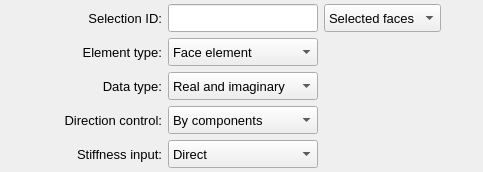
       <widget class="QFrame" name="frame_4">
        <property name="minimumSize">
         <size>
          <width>360</width>
          <height>160</height>
         </size>
        </property>
        <property name="maximumSize">
         <size>
          <width>16777215</width>
          <height>16777215</height>
         </size>
        </property>
        <property name="frameShape">
         <enum>QFrame::Shape::NoFrame</enum>
        </property>
        <property name="frameShadow">
         <enum>QFrame::Shadow::Raised</enum>
        </property>
        <layout class="QGridLayout" name="gridLayout_5">
         <property name="leftMargin">
          <number>2</number>
         </property>
         <property name="topMargin">
          <number>4</number>
         </property>
         <property name="rightMargin">
          <number>2</number>
         </property>
         <property name="bottomMargin">
          <number>4</number>
         </property>
         <property name="spacing">
          <number>6</number>
         </property>
         <item row="3" column="2">
          <widget class="QComboBox" name="comboBox_direction_control">
           <property name="minimumSize">
            <size>
             <width>0</width>
             <height>28</height>
            </size>
           </property>
           <property name="maximumSize">
            <size>
             <width>16777215</width>
             <height>28</height>
            </size>
           </property>
           <property name="font">
            <font>
             <pointsize>10</pointsize>
             <bold>false</bold>
            </font>
           </property>
           <item>
            <property name="text">
             <string>By components</string>
            </property>
           </item>
           <item>
            <property name="text">
             <string>By normal</string>
            </property>
           </item>
          </widget>
         </item>
         <item row="1" column="1">
          <widget class="QLabel" name="label_3">
           <property name="minimumSize">
            <size>
             <width>120</width>
             <height>28</height>
            </size>
           </property>
           <property name="maximumSize">
            <size>
             <width>120</width>
             <height>28</height>
            </size>
           </property>
           <property name="font">
            <font>
             <family>MS Shell Dlg 2</family>
             <pointsize>10</pointsize>
             <italic>false</italic>
             <bold>false</bold>
            </font>
           </property>
           <property name="text">
            <string>Element type:</string>
           </property>
           <property name="alignment">
            <set>Qt::AlignmentFlag::AlignRight|Qt::AlignmentFlag::AlignTrailing|Qt::AlignmentFlag::AlignVCenter</set>
           </property>
          </widget>
         </item>
         <item row="2" column="1">
          <widget class="QLabel" name="label_7">
           <property name="minimumSize">
            <size>
             <width>120</width>
             <height>28</height>
            </size>
           </property>
           <property name="maximumSize">
            <size>
             <width>120</width>
             <height>28</height>
            </size>
           </property>
           <property name="font">
            <font>
             <family>MS Shell Dlg 2</family>
             <pointsize>10</pointsize>
             <italic>false</italic>
             <bold>false</bold>
            </font>
           </property>
           <property name="text">
            <string>Data type:</string>
           </property>
           <property name="alignment">
            <set>Qt::AlignmentFlag::AlignRight|Qt::AlignmentFlag::AlignTrailing|Qt::AlignmentFlag::AlignVCenter</set>
           </property>
          </widget>
         </item>
         <item row="0" column="3">
          <widget class="QComboBox" name="comboBox_assignment_type">
           <property name="minimumSize">
            <size>
             <width>0</width>
             <height>28</height>
            </size>
           </property>
           <property name="maximumSize">
            <size>
             <width>16777215</width>
             <height>28</height>
            </size>
           </property>
           <property name="font">
            <font>
             <pointsize>10</pointsize>
             <bold>false</bold>
            </font>
           </property>
           <item>
            <property name="text">
             <string>Selected faces</string>
            </property>
           </item>
           <item>
            <property name="text">
             <string>Selected lines</string>
            </property>
           </item>
          </widget>
         </item>
         <item row="0" column="1">
          <widget class="QLabel" name="label_2">
           <property name="minimumSize">
            <size>
             <width>120</width>
             <height>28</height>
            </size>
           </property>
           <property name="maximumSize">
            <size>
             <width>120</width>
             <height>28</height>
            </size>
           </property>
           <property name="font">
            <font>
             <family>MS Shell Dlg 2</family>
             <pointsize>10</pointsize>
             <italic>false</italic>
             <bold>false</bold>
            </font>
           </property>
           <property name="text">
            <string>Selection ID:</string>
           </property>
           <property name="alignment">
            <set>Qt::AlignmentFlag::AlignRight|Qt::AlignmentFlag::AlignTrailing|Qt::AlignmentFlag::AlignVCenter</set>
           </property>
          </widget>
         </item>
         <item row="0" column="2">
          <widget class="QLineEdit" name="lineEdit_selection_id">
           <property name="minimumSize">
            <size>
             <width>150</width>
             <height>28</height>
            </size>
           </property>
           <property name="maximumSize">
            <size>
             <width>150</width>
             <height>28</height>
            </size>
           </property>
           <property name="font">
            <font>
             <family>MS Shell Dlg 2</family>
             <pointsize>10</pointsize>
             <italic>false</italic>
             <bold>false</bold>
            </font>
           </property>
           <property name="focusPolicy">
            <enum>Qt::FocusPolicy::ClickFocus</enum>
           </property>
           <property name="styleSheet">
            <string notr="true"/>
           </property>
           <property name="alignment">
            <set>Qt::AlignmentFlag::AlignCenter</set>
           </property>
          </widget>
         </item>
         <item row="0" column="4">
          <spacer name="horizontalSpacer_9">
           <property name="orientation">
            <enum>Qt::Orientation::Horizontal</enum>
           </property>
           <property name="sizeHint" stdset="0">
            <size>
             <width>40</width>
             <height>20</height>
            </size>
           </property>
          </spacer>
         </item>
         <item row="3" column="1">
          <widget class="QLabel" name="label_8">
           <property name="minimumSize">
            <size>
             <width>120</width>
             <height>28</height>
            </size>
           </property>
           <property name="maximumSize">
            <size>
             <width>120</width>
             <height>28</height>
            </size>
           </property>
           <property name="font">
            <font>
             <family>MS Shell Dlg 2</family>
             <pointsize>10</pointsize>
             <italic>false</italic>
             <bold>false</bold>
            </font>
           </property>
           <property name="text">
            <string>Direction control:</string>
           </property>
           <property name="alignment">
            <set>Qt::AlignmentFlag::AlignRight|Qt::AlignmentFlag::AlignTrailing|Qt::AlignmentFlag::AlignVCenter</set>
           </property>
          </widget>
         </item>
         <item row="0" column="0">
          <spacer name="horizontalSpacer_6">
           <property name="orientation">
            <enum>Qt::Orientation::Horizontal</enum>
           </property>
           <property name="sizeHint" stdset="0">
            <size>
             <width>40</width>
             <height>20</height>
            </size>
           </property>
          </spacer>
         </item>
         <item row="1" column="2">
          <widget class="QComboBox" name="comboBox_element_type">
           <property name="minimumSize">
            <size>
             <width>150</width>
             <height>28</height>
            </size>
           </property>
           <property name="maximumSize">
            <size>
             <width>150</width>
             <height>28</height>
            </size>
           </property>
           <property name="font">
            <font>
             <pointsize>10</pointsize>
             <bold>false</bold>
            </font>
           </property>
           <item>
            <property name="text">
             <string>Face element</string>
            </property>
           </item>
           <item>
            <property name="text">
             <string>Solid element</string>
            </property>
           </item>
          </widget>
         </item>
         <item row="2" column="2">
          <widget class="QComboBox" name="comboBox_data_type">
           <property name="minimumSize">
            <size>
             <width>150</width>
             <height>28</height>
            </size>
           </property>
           <property name="maximumSize">
            <size>
             <width>150</width>
             <height>28</height>
            </size>
           </property>
           <property name="font">
            <font>
             <pointsize>10</pointsize>
             <bold>false</bold>
            </font>
           </property>
           <item>
            <property name="text">
             <string>Real and imaginary</string>
            </property>
           </item>
           <item>
            <property name="text">
             <string>Magnitude and phase</string>
            </property>
           </item>
          </widget>
         </item>
         <item row="4" column="1">
          <widget class="QLabel" name="label_9">
           <property name="minimumSize">
            <size>
             <width>120</width>
             <height>28</height>
            </size>
           </property>
           <property name="maximumSize">
            <size>
             <width>120</width>
             <height>28</height>
            </size>
           </property>
           <property name="font">
            <font>
             <family>MS Shell Dlg 2</family>
             <pointsize>10</pointsize>
             <italic>false</italic>
             <bold>false</bold>
            </font>
           </property>
           <property name="text">
            <string>Stiffness input:</string>
           </property>
           <property name="alignment">
            <set>Qt::AlignmentFlag::AlignRight|Qt::AlignmentFlag::AlignTrailing|Qt::AlignmentFlag::AlignVCenter</set>
           </property>
          </widget>
         </item>
         <item row="4" column="2">
          <widget class="QComboBox" name="comboBox_stiffness_input">
           <property name="minimumSize">
            <size>
             <width>0</width>
             <height>28</height>
            </size>
           </property>
           <property name="maximumSize">
            <size>
             <width>16777215</width>
             <height>28</height>
            </size>
           </property>
           <property name="font">
            <font>
             <pointsize>10</pointsize>
             <bold>false</bold>
            </font>
           </property>
           <item>
            <property name="text">
             <string>Direct</string>
            </property>
           </item>
           <item>
            <property name="text">
             <string>Densities (K/A)</string>
            </property>
           </item>
          </widget>
         </item>
        </layout>
       </widget>
